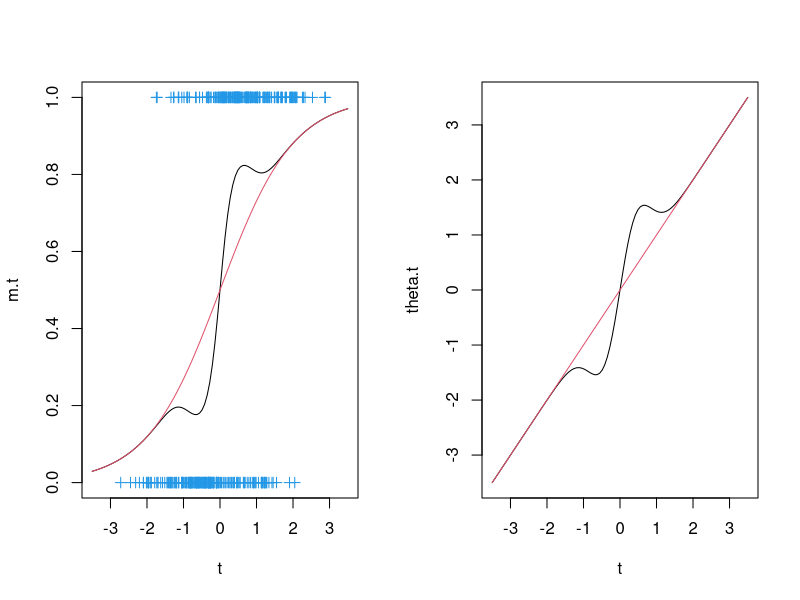
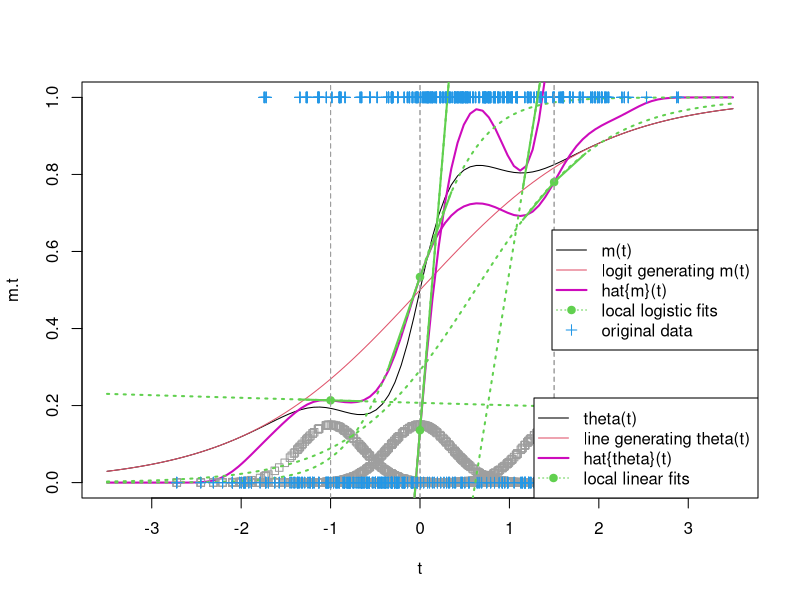
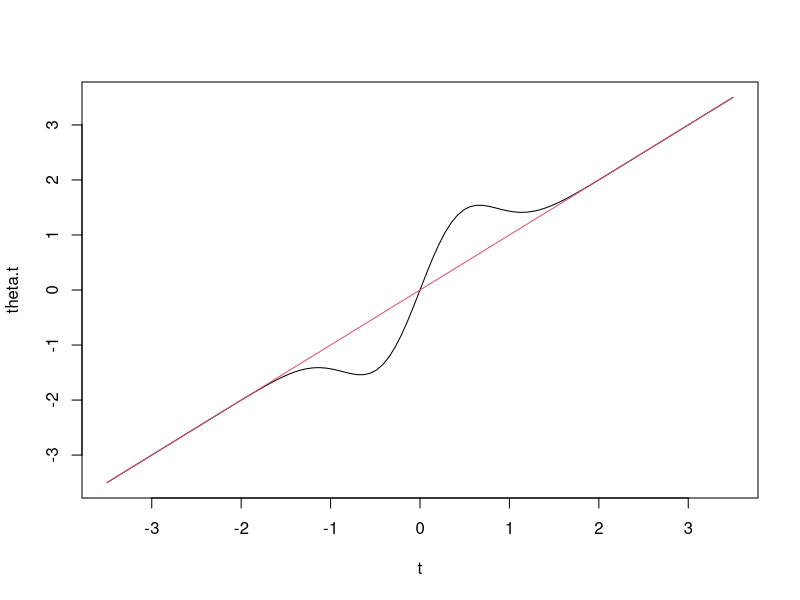

These figures' R source, in order:
# local.logistic.R
# Illustration of local logistic regression fit
#
# Pedro Delicado

# Plots in the slides have been done with this seed:
# set.seed(2)

set.seed(2)

dev.set(2)

beta0=0
beta1=1
k=4
s=.5

n<-400
x<-sort(rnorm(n))
l.x <- beta0 + beta1*x
theta.x <- l.x + k*x*dnorm(x,m=0,sd=s)
m.x <- 1/(1+exp(-theta.x))
logit.x <- 1/(1+exp(-l.x))

y <- rbinom(n,1,m.x)


# grid
nt<-101
t<-seq(-3.5,3.5,length=nt)
l.t <- beta0 + beta1*t
theta.t <- l.t + k*t*dnorm(t,m=0,sd=s)
m.t <- 1/(1+exp(-theta.t))
logit.t <- 1/(1+exp(-l.t))

op <- par(mfrow=c(1,2))

plot(t,m.t,xlim=c(-3.5,3.5),ylim=c(0,1),type="l")
lines(t,logit.t,col=2)
points(x,y,col=4,pch=3)

plot(t,theta.t,xlim=c(-3.5,3.5),type="l")
lines(t,l.t,col=2)

par(op)

#########

# Estimation by local likelihood at 3 points "t"
if (dev.set(2)!=2) windows()
plot(t,m.t,xlim=c(-3.5,3.5),ylim=c(0,1),type="l")
lines(t,logit.t,col=2)
points(x,y,col=4,pch=3)

if (dev.set(4)!=4) windows()
plot(t,theta.t,xlim=c(-3.5,3.5),type="l")
lines(t,l.t,col=2)

h <- .35
hat.theta.t <- 0*t
hat.m.t <- 0*t
for (i in (1:length(t))){
  ti <- t[i]
  w.ti <- dnorm(x,m=ti,sd=h)
  glm.ti <- glm(y~x,weights=w.ti,family="binomial")
  b0<-glm.ti$coefficients[1]
  b1<-glm.ti$coefficients[2]
  hat.theta.t[i] <- b0 + b1*ti
  hat.m.t[i] <- 1/(1+exp(-hat.theta.t[i]))
}
dev.set(2)
lines(t,hat.m.t,col=6,lwd=2)

dev.set(4)
lines(t,hat.theta.t,col=6,lwd=2)

tt <- c(-1,0,1.5)
for (i in (1:length(tt))){
  ti <- tt[i]
  w.ti <- dnorm(x,m=ti,sd=h)
  glm.ti <- glm(y~x,weights=w.ti,family="binomial")
  b0<-glm.ti$coefficients[1]
  b1<-glm.ti$coefficients[2]
  ti.h <- c(ti-h,ti,ti+h)
  hat.theta.ti <- b0 + b1*ti.h
  hat.m.ti <- 1/(1+exp(-hat.theta.ti))
  
  hat.l.t <- b0 + b1*t
  hat.logit.t <- 1/(1+exp(-hat.l.t))
  
  dev.set(2)
  abline(v=ti,col=8,lty=2)
  points(x,.15*w.ti/max(w.ti),col=8,pch=0)
  lines(ti.h,hat.m.ti,col=3,lwd=2)
  lines(t,hat.logit.t,col=3,lty=3,lwd=2)
  points(ti.h[2],hat.m.ti[2],col=3,pch=19)
  points(x,y,col=4,pch=3)
  
  dev.set(4)
  abline(v=ti,col=8,lty=2)
  lines(ti.h,hat.theta.ti,col=3,lwd=2)
  lines(t,hat.l.t,col=3,lty=3,lwd=2)
  points(ti.h[2],hat.theta.ti[2],col=3,pch=19)
}

dev.set(2)
legend("right",c("m(t)","logit generating m(t)", 
                       "hat{m}(t)", "local logistic fits", "original data"),
       lty=c(1,1,1,3,0), 
       pch=c(NA,NA,NA,19,3),
       col=c(1,2,6,3,4),
       lwd=c(1,1,2,1,NA))

dev.set(4)
legend("bottomright",c("theta(t)","line generating theta(t)", 
                       "hat{theta}(t)", "local linear fits"),
       lty=c(1,1,1,3), 
       pch=c(NA,NA,NA,19),
       col=c(1,2,6,3),
       lwd=c(1,1,2,1,NA))

